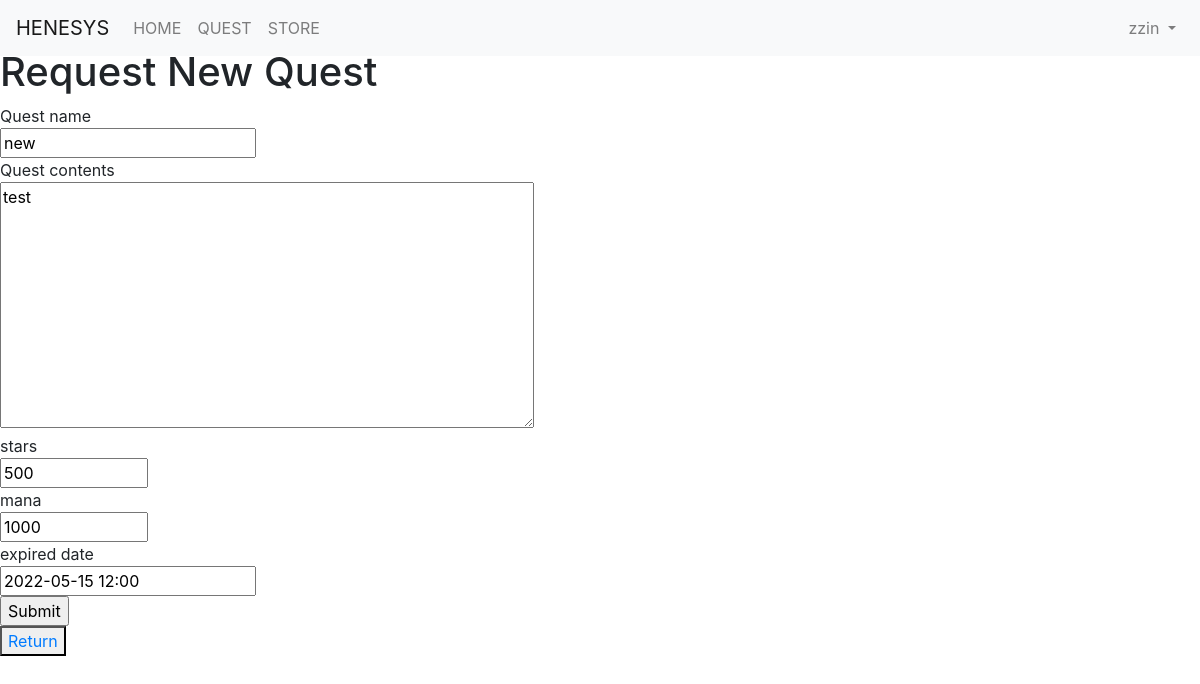
/quest/display_questlist/3/edit (signed in), run on the app's committed database.
### quest/models.py (models this page shows, shortened)
class Quest(models.Model):
    questname = models.CharField(max_length=50)
    contents = models.TextField()
    stars = models.PositiveBigIntegerField()
    mana = models.PositiveBigIntegerField()
    status = models.CharField(max_length=50)
    pub_date = models.DateTimeField()
    closed_date = models.DateTimeField(null=True, blank=True)
    due_date = models.DateTimeField(null=True, blank=True)
    tag = TaggableManager()

### quest/views.py (the view, shortened to what this page needs)
# urls.py: path('display_questlist/<int:pk>/edit', views.edit_quest, name='edit_quest'),
def edit_quest(request, pk):
   if request.user.is_superuser:
      quest_obj = Quest.objects.get(pk=pk)
      return render(request,'edit_quest.html',{'quest':quest_obj})

### quest/templates/edit_quest.html (shortened to what this page needs)
{% extends 'base.html' %}
{% block content %}
<!DOCTYPE html>
<html lang="en">
<head>
</head>
<body>
    <h1>Request New Quest</h1>
    <form method="POST">
        Quest name<br>
        <input type="text" name="questname" value="{{ quest.questname }}"><br>
        Quest contents<br>
        <textarea rows="10" cols="50" name="contents">{{ quest.contents }}</textarea><br>
        stars<br>
        <input type="number" min="0" max="99999999" name="stars" value="{{ quest.stars }}"><br>
        mana<br>
        <input type="number" min="0" max="99999999" name="mana" value="{{ quest.mana }}"><br>
        expired date<br>
        <input type="datetime" name="due_date" value="{{ quest.due_date|date:"Y-m-d H:i" }}"><br>
        <input type="submit" value="Submit">
    </form>
</body>
<button><a href="/quest/display_questlist/{{quest.pk}}">Return</a></button>
</html>
{% endblock %}

### templates/navbar.html (shortened to what this page needs)
{% load active_link_tags %}
<nav class="navbar fixed-top navbar-expand-lg navbar-light bg-light">
    <a class="navbar-brand" href="{% url 'home' %}">HENESYS</a>
    <div id="navbarNav">
      <ul class="navbar-nav">
        <li class="nav-item {% active_link 'home' 'active' %}">
            <a class="nav-link" href="{% url 'home' %}">HOME</a>
        </li>
        <li class="nav-item {% active_link 'display_questlist' 'active' %}">
          <a class="nav-link" href="{% url 'display_questlist' %}">QUEST</a>
        </li>
        <li class="nav-item {% active_link '' 'active' %}">
          <a class="nav-link" href="#">STORE</a>
        </li>
      </ul>
    </div>
    <div class="collapse navbar-collapse" id="mainMenu">
      <ul class="navbar-nav ml-auto">
        <li class="nav-item dropdown">
          <a class="nav-link dropdown-toggle" href="#" id="userMenu" data-toggle="dropdown" aria-haspopup="true" aria-expanded="false">
            {{ user.username }}
          </a>
  </nav>

### data on the page
Quest: questname "new", contents "test", stars "500", mana "1000", due_date "2022-05-15 12:00"

### other printed values
{{ user.username }} "zzin"
